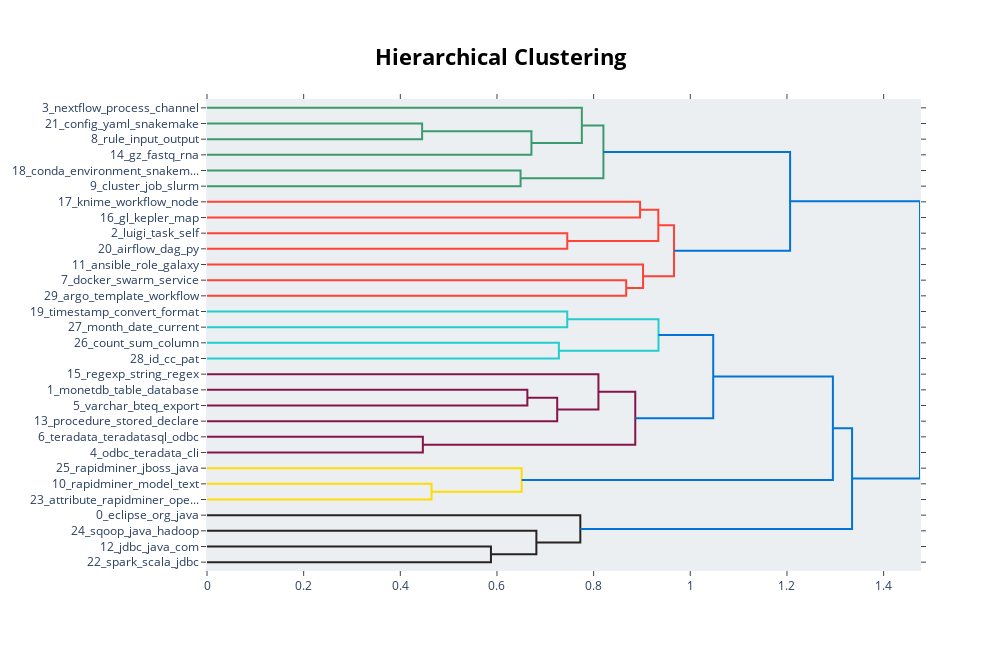

The notebook cell saved with this chart:
### Code cell
# visualize topic hierarchy
model.visualize_hierarchy(top_n_topics=30)

### Figure 1 — Plotly figure (JSON) as saved in the notebook; plotly's stock layout.template omitted (floating-point values rounded to 4 significant figures)
{"data": [{"hoverinfo": "text", "marker": {"color": "rgb(61,153,112)"}, "mode": "lines", "type": "scatter", "x": [0, 0.4451, 0.4451, 0], "xaxis": "x", "y": [-15, -15, -25, -25], "yaxis": "y"}, {"hoverinfo": "text", "marker": {"color": "rgb(61,153,112)"}, "mode": "lines", "type": "scatter", "x": [0.4451, 0.6713, 0.6713, 0], "xaxis": "x", "y": [-20, -20, -35, -35], "yaxis": "y"}, {"hoverinfo": "text", "marker": {"color": "rgb(61,153,112)"}, "mode": "lines", "type": "scatter", "x": [0, 0.7756, 0.7756, 0.6713], "xaxis": "x", "y": [-5, -5, -27.5, -27.5], "yaxis": "y"}, {"hoverinfo": "text", "marker": {"color": "rgb(61,153,112)"}, "mode": "lines", "type": "scatter", "x": [0, 0.6488, 0.6488, 0], "xaxis": "x", "y": [-45, -45, -55, -55], "yaxis": "y"}, {"hoverinfo": "text", "marker": {"color": "rgb(61,153,112)"}, "mode": "lines", "type": "scatter", "x": [0.7756, 0.8202, 0.8202, 0.6488], "xaxis": "x", "y": [-16.25, -16.25, -50, -50], "yaxis": "y"}, {"hoverinfo": "text", "marker": {"color": "rgb(255,65,54)"}, "mode": "lines", "type": "scatter", "x": [0, 0.8961, 0.8961, 0], "xaxis": "x", "y": [-65, -65, -75, -75], "yaxis": "y"}, {"hoverinfo": "text", "marker": {"color": "rgb(255,65,54)"}, "mode": "lines", "type": "scatter", "x": [0, 0.7454, 0.7454, 0], "xaxis": "x", "y": [-85, -85, -95, -95], "yaxis": "y"}, {"hoverinfo": "text", "marker": {"color": "rgb(255,65,54)"}, "mode": "lines", "type": "scatter", "x": [0.8961, 0.9338, 0.9338, 0.7454], "xaxis": "x", "y": [-70, -70, -90, -90], "yaxis": "y"}, {"hoverinfo": "text", "marker": {"color": "rgb(255,65,54)"}, "mode": "lines", "type": "scatter", "x": [0, 0.8674, 0.8674, 0], "xaxis": "x", "y": [-115, -115, -125, -125], "yaxis": "y"}, {"hoverinfo": "text", "marker": {"color": "rgb(255,65,54)"}, "mode": "lines", "type": "scatter", "x": [0, 0.9022, 0.9022, 0.8674], "xaxis": "x", "y": [-105, -105, -120, -120], "yaxis": "y"}, {"hoverinfo": "text", "marker": {"color": "rgb(255,65,54)"}, "mode": "lines", "type": "scatter", "x": [0.9338, 0.9663, 0.9663, 0.9022], "xaxis": "x", "y": [-80, -80, -112.5, -112.5], "yaxis": "y"}, {"hoverinfo": "text", "marker": {"color": "rgb(0,116,217)"}, "mode": "lines", "type": "scatter", "x": [0.8202, 1.206, 1.206, 0.9663], "xaxis": "x", "y": [-33.12, -33.12, -96.25, -96.25], "yaxis": "y"}, {"hoverinfo": "text", "marker": {"color": "rgb(35,205,205)"}, "mode": "lines", "type": "scatter", "x": [0, 0.7454, 0.7454, 0], "xaxis": "x", "y": [-135, -135, -145, -145], "yaxis": "y"}, {"hoverinfo": "text", "marker": {"color": "rgb(35,205,205)"}, "mode": "lines", "type": "scatter", "x": [0, 0.728, 0.728, 0], "xaxis": "x", "y": [-155, -155, -165, -165], "yaxis": "y"}, {"hoverinfo": "text", "marker": {"color": "rgb(35,205,205)"}, "mode": "lines", "type": "scatter", "x": [0.7454, 0.9342, 0.9342, 0.728], "xaxis": "x", "y": [-140, -140, -160, -160], "yaxis": "y"}, {"hoverinfo": "text", "marker": {"color": "rgb(133,20,75)"}, "mode": "lines", "type": "scatter", "x": [0, 0.6629, 0.6629, 0], "xaxis": "x", "y": [-185, -185, -195, -195], "yaxis": "y"}, {"hoverinfo": "text", "marker": {"color": "rgb(133,20,75)"}, "mode": "lines", "type": "scatter", "x": [0.6629, 0.7246, 0.7246, 0], "xaxis": "x", "y": [-190, -190, -205, -205], "yaxis": "y"}, {"hoverinfo": "text", "marker": {"color": "rgb(133,20,75)"}, "mode": "lines", "type": "scatter", "x": [0, 0.8099, 0.8099, 0.7246], "xaxis": "x", "y": [-175, -175, -197.5, -197.5], "yaxis": "y"}, {"hoverinfo": "text", "marker": {"color": "rgb(133,20,75)"}, "mode": "lines", "type": "scatter", "x": [0, 0.4466, 0.4466, 0], "xaxis": "x", "y": [-215, -215, -225, -225], "yaxis": "y"}, {"hoverinfo": "text", "marker": {"color": "rgb(133,20,75)"}, "mode": "lines", "type": "scatter", "x": [0.8099, 0.8861, 0.8861, 0.4466], "xaxis": "x", "y": [-186.2, -186.2, -220, -220], "yaxis": "y"}, {"hoverinfo": "text", "marker": {"color": "rgb(0,116,217)"}, "mode": "lines", "type": "scatter", "x": [0.9342, 1.047, 1.047, 0.8861], "xaxis": "x", "y": [-150, -150, -203.1, -203.1], "yaxis": "y"}, {"hoverinfo": "text", "marker": {"color": "rgb(255,220,0)"}, "mode": "lines", "type": "scatter", "x": [0, 0.4646, 0.4646, 0], "xaxis": "x", "y": [-245, -245, -255, -255], "yaxis": "y"}, {"hoverinfo": "text", "marker": {"color": "rgb(255,220,0)"}, "mode": "lines", "type": "scatter", "x": [0, 0.6511, 0.6511, 0.4646], "xaxis": "x", "y": [-235, -235, -250, -250], "yaxis": "y"}, {"hoverinfo": "text", "marker": {"color": "rgb(0,116,217)"}, "mode": "lines", "type": "scatter", "x": [1.047, 1.295, 1.295, 0.6511], "xaxis": "x", "y": [-176.6, -176.6, -242.5, -242.5], "yaxis": "y"}, {"hoverinfo": "text", "marker": {"color": "rgb(40,35,35)"}, "mode": "lines", "type": "scatter", "x": [0, 0.5875, 0.5875, 0], "xaxis": "x", "y": [-285, -285, -295, -295], "yaxis": "y"}, {"hoverinfo": "text", "marker": {"color": "rgb(40,35,35)"}, "mode": "lines", "type": "scatter", "x": [0, 0.6815, 0.6815, 0.5875], "xaxis": "x", "y": [-275, -275, -290, -290], "yaxis": "y"}, {"hoverinfo": "text", "marker": {"color": "rgb(40,35,35)"}, "mode": "lines", "type": "scatter", "x": [0, 0.7724, 0.7724, 0.6815], "xaxis": "x", "y": [-265, -265, -282.5, -282.5], "yaxis": "y"}, {"hoverinfo": "text", "marker": {"color": "rgb(0,116,217)"}, "mode": "lines", "type": "scatter", "x": [1.295, 1.335, 1.335, 0.7724], "xaxis": "x", "y": [-209.5, -209.5, -273.8, -273.8], "yaxis": "y"}, {"hoverinfo": "text", "marker": {"color": "rgb(0,116,217)"}, "mode": "lines", "type": "scatter", "x": [1.206, 1.475, 1.475, 1.335], "xaxis": "x", "y": [-64.69, -64.69, -241.6, -241.6], "yaxis": "y"}], "layout": {"autosize": false, "height": 650, "hoverlabel": {"bgcolor": "white", "font": {"family": "Rockwell", "size": 16}}, "hovermode": "closest", "plot_bgcolor": "#ECEFF1", "showlegend": false, "title": {"font": {"color": "Black", "size": 22}, "text": "<b>Hierarchical Clustering</b>", "x": 0.5, "xanchor": "center", "yanchor": "top"}, "width": 1000, "xaxis": {"mirror": "allticks", "rangemode": "tozero", "showgrid": false, "showline": true, "showticklabels": true, "ticks": "outside", "type": "linear", "zeroline": false}, "yaxis": {"mirror": "allticks", "range": [-300, 0], "rangemode": "tozero", "showgrid": false, "showline": true, "showticklabels": true, "tickmode": "array", "ticks": "outside", "ticktext": ["3_nextflow_process_channel", "21_config_yaml_snakemake", "8_rule_input_output", "14_gz_fastq_rna", "18_conda_environment_snakem...", "9_cluster_job_slurm", "17_knime_workflow_node", "16_gl_kepler_map", "2_luigi_task_self", "20_airflow_dag_py", "11_ansible_role_galaxy", "7_docker_swarm_service", "29_argo_template_workflow", "19_timestamp_convert_format", "27_month_date_current", "26_count_sum_column", "28_id_cc_pat", "15_regexp_string_regex", "1_monetdb_table_database", "5_varchar_bteq_export", "13_procedure_stored_declare", "6_teradata_teradatasql_odbc", "4_odbc_teradata_cli", "25_rapidminer_jboss_java", "10_rapidminer_model_text", "23_attribute_rapidminer_ope...", "0_eclipse_org_java", "24_sqoop_java_hadoop", "12_jdbc_java_com", "22_spark_scala_jdbc"], "tickvals": [-5, -15, -25, -35, -45, -55, -65, -75, -85, -95, -105, -115, -125, -135, -145, -155, -165, -175, -185, -195, -205, -215, -225, -235, -245, -255, -265, -275, -285, -295], "type": "linear", "zeroline": false}}}
